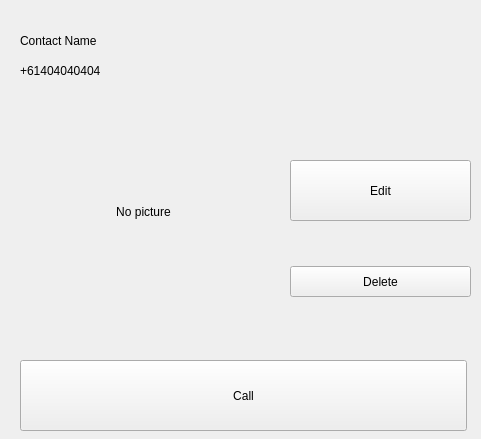
<ui version="4.0" >
 <class>ViewContactDialog</class>
 <widget class="QWidget" name="ViewContactDialog" >
  <property name="geometry" >
   <rect>
    <x>0</x>
    <y>0</y>
    <width>481</width>
    <height>439</height>
   </rect>
  </property>
  <property name="sizePolicy" >
   <sizepolicy vsizetype="Preferred" hsizetype="Preferred" >
    <horstretch>0</horstretch>
    <verstretch>0</verstretch>
   </sizepolicy>
  </property>
  <property name="windowTitle" >
   <string>View Contact</string>
  </property>
  <widget class="QLabel" name="nameLabel" >
   <property name="geometry" >
    <rect>
     <x>20</x>
     <y>20</y>
     <width>449</width>
     <height>41</height>
    </rect>
   </property>
   <property name="sizePolicy" >
    <sizepolicy vsizetype="Maximum" hsizetype="Expanding" >
     <horstretch>0</horstretch>
     <verstretch>0</verstretch>
    </sizepolicy>
   </property>
   <property name="text" >
    <string>Contact Name</string>
   </property>
  </widget>
  <widget class="QLabel" name="numberLabel" >
   <property name="geometry" >
    <rect>
     <x>20</x>
     <y>50</y>
     <width>449</width>
     <height>41</height>
    </rect>
   </property>
   <property name="sizePolicy" >
    <sizepolicy vsizetype="Maximum" hsizetype="Expanding" >
     <horstretch>0</horstretch>
     <verstretch>0</verstretch>
    </sizepolicy>
   </property>
   <property name="text" >
    <string>+61404040404</string>
   </property>
  </widget>
  <widget class="QLabel" name="pictureLabel" >
   <property name="geometry" >
    <rect>
     <x>23</x>
     <y>91</y>
     <width>241</width>
     <height>241</height>
    </rect>
   </property>
   <property name="sizePolicy" >
    <sizepolicy vsizetype="Preferred" hsizetype="Preferred" >
     <horstretch>0</horstretch>
     <verstretch>0</verstretch>
    </sizepolicy>
   </property>
   <property name="text" >
    <string>No picture</string>
   </property>
   <property name="scaledContents" >
    <bool>false</bool>
   </property>
   <property name="alignment" >
    <set>Qt::AlignCenter</set>
   </property>
  </widget>
  <widget class="QPushButton" name="editButton" >
   <property name="geometry" >
    <rect>
     <x>290</x>
     <y>160</y>
     <width>181</width>
     <height>61</height>
    </rect>
   </property>
   <property name="sizePolicy" >
    <sizepolicy vsizetype="Preferred" hsizetype="Preferred" >
     <horstretch>0</horstretch>
     <verstretch>0</verstretch>
    </sizepolicy>
   </property>
   <property name="text" >
    <string>Edit</string>
   </property>
  </widget>
  <widget class="QPushButton" name="deleteButton" >
   <property name="geometry" >
    <rect>
     <x>290</x>
     <y>266</y>
     <width>181</width>
     <height>31</height>
    </rect>
   </property>
   <property name="sizePolicy" >
    <sizepolicy vsizetype="Preferred" hsizetype="Preferred" >
     <horstretch>0</horstretch>
     <verstretch>0</verstretch>
    </sizepolicy>
   </property>
   <property name="text" >
    <string>Delete</string>
   </property>
  </widget>
  <widget class="QPushButton" name="callButton" >
   <property name="geometry" >
    <rect>
     <x>20</x>
     <y>360</y>
     <width>447</width>
     <height>71</height>
    </rect>
   </property>
   <property name="sizePolicy" >
    <sizepolicy vsizetype="Preferred" hsizetype="Preferred" >
     <horstretch>0</horstretch>
     <verstretch>0</verstretch>
    </sizepolicy>
   </property>
   <property name="text" >
    <string>Call</string>
   </property>
  </widget>
 </widget>
 <resources/>
 <connections/>
</ui>
